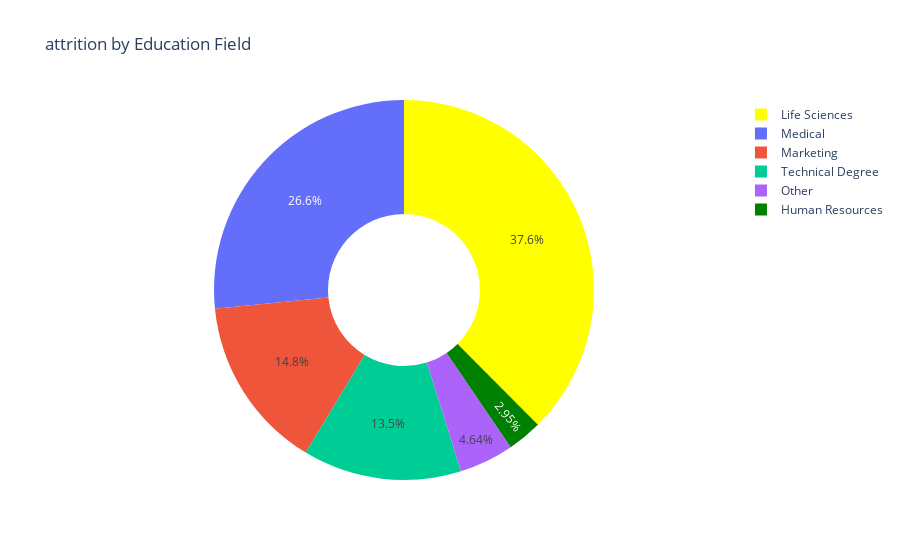

Source (notebook cell):
### Code cell
fig = go.Figure(data = [go.Pie(
      labels = attrition_by_edu['EducationField'],
      values= attrition_by_edu['count'],
      hole = 0.4,
      marker = dict(colors = ['green','yellow']),
      textposition = 'inside'
)])

fig.update_layout(title = 'attrition by Education Field')
fig.show()

### Figure 1 — Plotly figure (JSON) as saved in the notebook; plotly's stock layout.template omitted (floating-point values rounded to 4 significant figures)
{"data": [{"hole": 0.4, "labels": ["Human Resources", "Life Sciences", "Marketing", "Medical", "Other", "Technical Degree"], "marker": {"colors": ["green", "yellow"]}, "textposition": "inside", "type": "pie", "values": [7, 89, 35, 63, 11, 32]}], "layout": {"title": {"text": "attrition by Education Field"}}}
